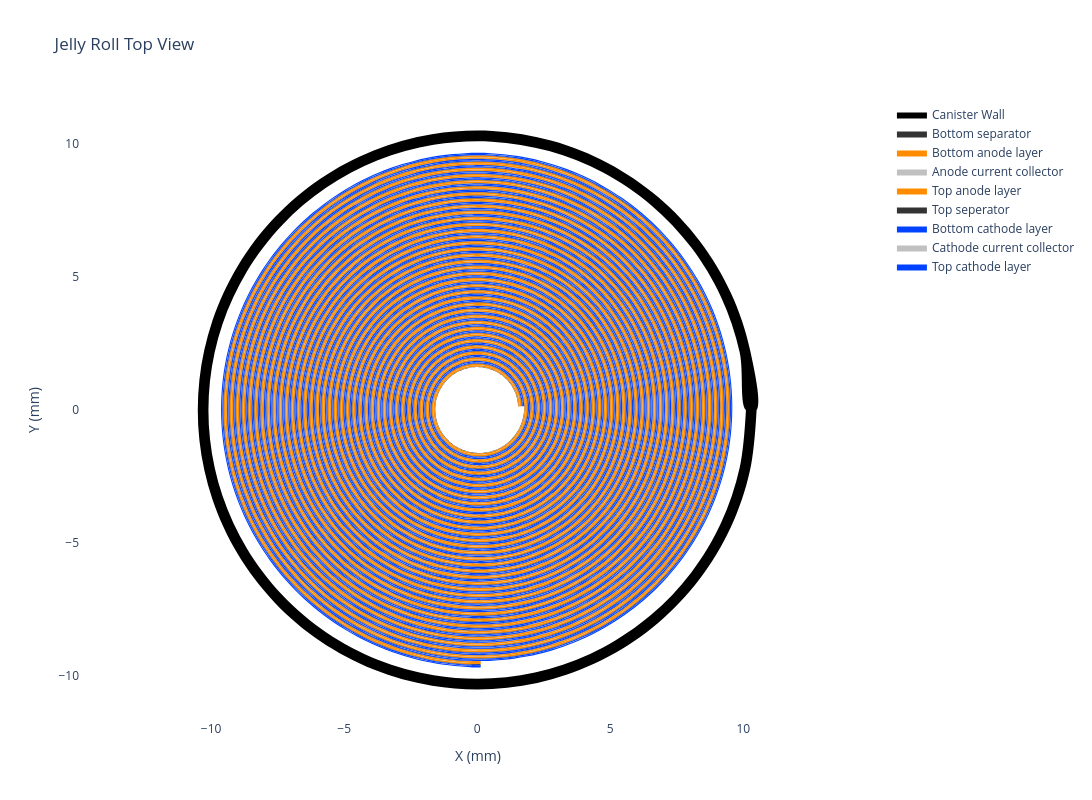

Notebook code for this chart:
### Code cell
cylindrical_jelly_roll.get_top_down_view(encapsulation=case ,width=1100, height=800).show()

### Figure 1 — Plotly figure (JSON) as saved in the notebook; plotly's stock layout.template omitted (floating-point values rounded to 4 significant figures; data arrays with more than 128 entries replaced by an {"elided": "..."} marker saying what was removed)
{"data": [{"fill": "toself", "fillcolor": "black", "line": {"shape": "spline", "width": 0}, "mode": "lines", "name": "Canister Wall", "type": "scatter", "x": [10.5, 10.25, 9.53, 8.359, 6.798, 4.918, 2.809, 0.5685, -1.699, -3.886, -5.892, -7.623, -8.997, -9.95, -10.44, -10.44, -9.95, -8.997, -7.623, -5.892, -3.886, -1.699, 0.5685, 2.809, 4.918, 6.798, 8.359, 9.53, 10.25, 10.5, 10.1, 9.864, 9.167, 8.041, 6.539, 4.731, 2.702, 0.5468, -1.634, -3.738, -5.668, -7.333, -8.654, -9.571, -10.04, -10.04, -9.571, -8.654, -7.333, -5.668, -3.738, -1.634, 0.5468, 2.702, 4.731, 6.539, 8.041, 9.167, 9.864, 10.1], "y": [-2.572e-15, -2.257, -4.409, -6.354, -8.003, -9.277, -10.12, -10.48, -10.36, -9.754, -8.691, -7.221, -5.413, -3.353, -1.135, 1.135, 3.353, 5.413, 7.221, 8.691, 9.754, 10.36, 10.48, 10.12, 9.277, 8.003, 6.354, 4.409, 2.257, 0.0, 0.0, 2.171, 4.241, 6.112, 7.698, 8.923, 9.732, 10.09, 9.967, 9.383, 8.36, 6.946, 5.207, 3.225, 1.092, -1.092, -3.225, -5.207, -6.946, -8.36, -9.383, -9.967, -10.09, -9.732, -8.923, -7.698, -6.112, -4.241, -2.171, -2.474e-15]}, {"fill": "toself", "fillcolor": "#333333", "line": {"shape": "spline", "width": 0}, "mode": "lines", "name": "Bottom separator", "type": "scatter", "x": {"elided": "8734 float values"}, "y": {"elided": "8734 float values"}}, {"fill": "toself", "fillcolor": "#FF8C00", "line": {"shape": "spline", "width": 0}, "mode": "lines", "name": "Bottom anode layer", "type": "scatter", "x": {"elided": "8734 float values"}, "y": {"elided": "8734 float values"}}, {"fill": "toself", "fillcolor": "#C0C0C0", "line": {"shape": "spline", "width": 0}, "mode": "lines", "name": "Anode current collector", "type": "scatter", "x": {"elided": "8734 float values"}, "y": {"elided": "8734 float values"}}, {"fill": "toself", "fillcolor": "#FF8C00", "line": {"shape": "spline", "width": 0}, "mode": "lines", "name": "Top anode layer", "type": "scatter", "x": {"elided": "8734 float values"}, "y": {"elided": "8734 float values"}}, {"fill": "toself", "fillcolor": "#333333", "line": {"shape": "spline", "width": 0}, "mode": "lines", "name": "Top seperator", "type": "scatter", "x": {"elided": "8734 float values"}, "y": {"elided": "8734 float values"}}, {"fill": "toself", "fillcolor": "#0042FF", "line": {"shape": "spline", "width": 0}, "mode": "lines", "name": "Bottom cathode layer", "type": "scatter", "x": {"elided": "8734 float values"}, "y": {"elided": "8734 float values"}}, {"fill": "toself", "fillcolor": "#C0C0C0", "line": {"shape": "spline", "width": 0}, "mode": "lines", "name": "Cathode current collector", "type": "scatter", "x": {"elided": "8734 float values"}, "y": {"elided": "8734 float values"}}, {"fill": "toself", "fillcolor": "#0042FF", "line": {"shape": "spline", "width": 0}, "mode": "lines", "name": "Top cathode layer", "type": "scatter", "x": {"elided": "8734 float values"}, "y": {"elided": "8734 float values"}}], "layout": {"height": 800, "paper_bgcolor": "white", "plot_bgcolor": "white", "title": {"text": "Jelly Roll Top View"}, "width": 1100, "xaxis": {"scaleanchor": "y", "showgrid": false, "title": {"text": "X (mm)"}, "zeroline": false}, "yaxis": {"showgrid": false, "title": {"text": "Y (mm)"}, "zeroline": false}}}
